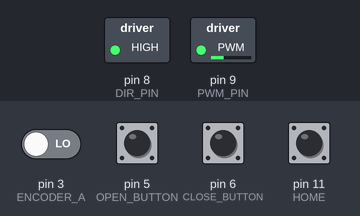
A sketch run on a simulated Arduino Uno, built with avr-gcc and run on an emulated ATmega328P. Shown: switched loads named in the sketch (green lamp = pin HIGH). The inputs (shaded band) are chosen by the test bench; at power-on: pin 5 (OPEN_BUTTON), pin 6 (CLOSE_BUTTON), pin 11 (HOME) HIGH, pin 3 (ENCODER_A) LOW. What the sketch prints to the serial monitor is not drawn.

Above: at 1.2 s.
1.3 s: pin 11 (HOME) pulled LOW for 0.15 s
At 1.9 s:
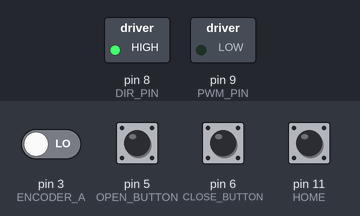
At 7.0 s:
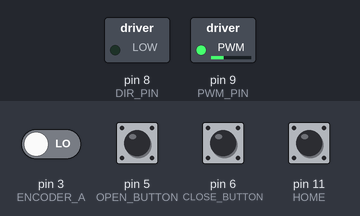
11.6 s: pin 6 (CLOSE_BUTTON) pulled LOW for 3.2 s
Timing chart, 0 to 20.1 s (numbered marks = the images above; inputs shaded):
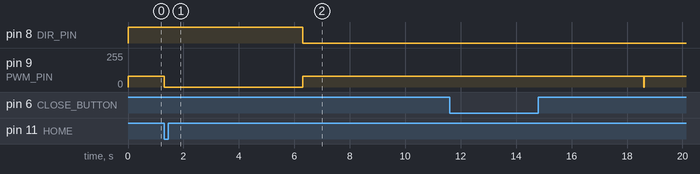

The sketch:

with_torque_boost.ino
```cpp
// === AUTOMATIC DOOR CONTROL SYSTEM ===
// With encoder-based motion, button edge detection, auto-close logic, torque boosting, and safe edge deceleration

#define ENCODER_A 3
#define ENCODER_B 4
#define PWM_PIN 9
#define DIR_PIN 8
#define OPEN_BUTTON 5
#define CLOSE_BUTTON 6
#define HOME 11

volatile int encoderCount = 0;
const int maxPosition = 1050;
const int baseCloseDelay = 5000; // 5 seconds auto-close
const unsigned long maxMotionDuration = 7000; // Max time (ms) allowed for open/close movement

bool isOpening = false;
bool isClosing = false;
bool homingDone = false;
unsigned long closeStartTime = 0;
unsigned long closeDelay = baseCloseDelay;
unsigned long motionStartTime = 0;
int currentSpeed = 0;

// Button state tracking for edge detection
bool prevOpenState = HIGH;
bool prevCloseState = HIGH;

void encoderISR() {
  if (digitalRead(ENCODER_A) > digitalRead(ENCODER_B)) {
    encoderCount++;
  } else {
    encoderCount--;
  }
}

int calculateSpeed(int position) {
  int minSpeed = 80;
  int maxSpeed = 180;
  int slowZone = maxPosition * 0.2;
  int mediumZoneEnd = maxPosition * 0.8;
  int decelerationZone = maxPosition * 0.05;

  // Torque boost zones for edge cases
  if (isClosing && position >= maxPosition * 0.95 && position < maxPosition - decelerationZone) {
    return 200; // Strong boost near close end but before soft zone
  }
  if (isOpening && position <= maxPosition * 0.05 && position > decelerationZone) {
    return 180; // Mild boost near open end but before soft zone
  }

  // Soft landing near the final few ticks
  if ((isClosing && position >= maxPosition - decelerationZone) ||
      (isOpening && position <= decelerationZone)) {
    return 100; // Slow final approach speed to avoid glass stress
  }

  int targetSpeed = (position < slowZone || position > mediumZoneEnd) ? minSpeed : maxSpeed;
  int speedStep = 5;
  if (currentSpeed < targetSpeed) {
    currentSpeed = min(currentSpeed + speedStep, targetSpeed);
  } else if (currentSpeed > targetSpeed) {
    currentSpeed = max(currentSpeed - speedStep, targetSpeed);
  }
  return currentSpeed;
}

void moveMotor(int direction) {
  digitalWrite(DIR_PIN, direction);
  analogWrite(PWM_PIN, currentSpeed);
}

void stopMotor() {
  analogWrite(PWM_PIN, 0);
  currentSpeed = 0;
}

void setup() {
  Serial.begin(9600);
  pinMode(ENCODER_A, INPUT);
  pinMode(ENCODER_B, INPUT);
  pinMode(PWM_PIN, OUTPUT);
  pinMode(DIR_PIN, OUTPUT);
  pinMode(HOME, INPUT_PULLUP);
  pinMode(OPEN_BUTTON, INPUT_PULLUP);
  pinMode(CLOSE_BUTTON, INPUT_PULLUP);
  attachInterrupt(digitalPinToInterrupt(ENCODER_A), encoderISR, RISING);
  Serial.println("🔌 System Ready. Waiting for Homing...");
}

void loop() {
  // Homing routine (door open reference)
  if (!homingDone) {
    if (digitalRead(HOME) == HIGH) {
      digitalWrite(DIR_PIN, HIGH);
      analogWrite(PWM_PIN, 80);
    } else {
      stopMotor();
      encoderCount = 0;
      homingDone = true;
      Serial.println("✅ Homing Complete! Door is Fully Opened.");
      closeStartTime = millis();
    }
    return;
  }

  // === Button Edge Detection ===
  bool currOpenState = digitalRead(OPEN_BUTTON);
  bool currCloseState = digitalRead(CLOSE_BUTTON);

  if (prevOpenState == HIGH && currOpenState == LOW) {
    // Open button pressed
    if (encoderCount <= 0) {
      Serial.println("ℹ️ Door is already fully open.");
    } else {
      isOpening = true;
      isClosing = false;
      motionStartTime = millis();
      Serial.println("🔼 Opening door...");
    }
  }

  if (prevCloseState == HIGH && currCloseState == LOW) {
    // Close button pressed
    if (encoderCount >= maxPosition) {
      Serial.println("ℹ️ Door is already fully closed.");
    } else {
      isClosing = true;
      isOpening = false;
      motionStartTime = millis();
      Serial.println("🔒 Closing door...");
    }
  }

  prevOpenState = currOpenState;
  prevCloseState = currCloseState;

  // === OPENING ACTION ===
  if (isOpening) {
    int speed = calculateSpeed(abs(encoderCount));
    moveMotor(HIGH);

    if (encoderCount <= 0) {
      stopMotor();
      isOpening = false;
      closeStartTime = millis();
      Serial.println("✅ Door Fully Opened. Auto-close Timer Started.");
    } else if (millis() - motionStartTime > maxMotionDuration) {
      stopMotor();
      isOpening = false;
      Serial.println("⚠️ Opening Timeout! Motion stopped to prevent damage.");
    }
  }

  // === CLOSING ACTION ===
  if (isClosing) {
    int speed = calculateSpeed(abs(encoderCount));
    moveMotor(LOW);

    if (encoderCount >= maxPosition) {
      stopMotor();
      isClosing = false;
      closeDelay = baseCloseDelay;
      Serial.println("🔒 Door Fully Closed. System Ready.");
    } else if (millis() - motionStartTime > maxMotionDuration) {
      stopMotor();
      isClosing = false;
      Serial.println("⚠️ Closing Timeout! Motion stopped to prevent damage.");
    }
  }

  // === AUTO-CLOSE AFTER OPEN ===
  if (!isOpening && !isClosing && encoderCount <= 0 && (millis() - closeStartTime > closeDelay)) {
    isClosing = true;
    motionStartTime = millis();
    Serial.println("⏳ Auto-Closing Initiated...");
  }
}
```

Measured:
- after the input at 1.3 s, pin 8 (DIR_PIN): HIGH → LOW after 5.0 s; pin 9 (PWM_PIN): 80/255 → 0/255 at once, → 80/255 5.0 s later
